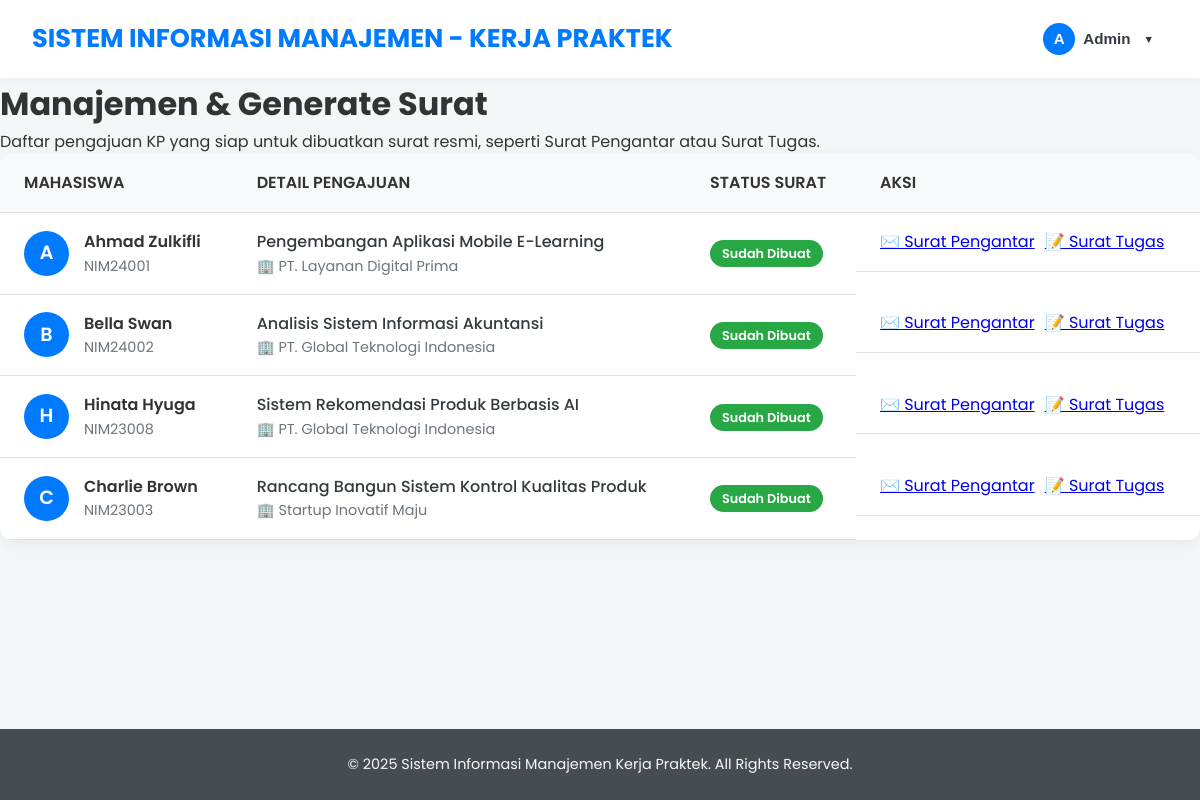
The app's page /admin_prodi/surat_generate_list.php (signed in) with its own data.
### tables this page shows
CREATE TABLE `pengajuan_kp` (
  `id_pengajuan` int NOT NULL,
  `nim` varchar(15) NOT NULL,
  `id_perusahaan` int DEFAULT NULL,
  `judul_kp` varchar(255) DEFAULT NULL,
  `deskripsi_kp` text,
  `tanggal_pengajuan` date NOT NULL,
  `tanggal_mulai_rencana` date DEFAULT NULL,
  `tanggal_selesai_rencana` date DEFAULT NULL,
  `status_pengajuan` enum('draft','diajukan_mahasiswa','diverifikasi_dospem','disetujui_dospem','ditolak_dospem','menunggu_konfirmasi_perusahaan','diterima_perusahaan','ditolak_perusahaan','penentuan_dospem_kp','kp_berjalan','selesai_pelaksanaan','laporan_disetujui','selesai_dinilai','dibatalkan') DEFAULT 'draft',
  `nip_dosen_pembimbing_kp` varchar(20) DEFAULT NULL,
  `catatan_admin` text,
  `catatan_dosen` text,
  `surat_pengantar_path` varchar(255) DEFAULT NULL,
  `surat_balasan_perusahaan_path` varchar(255) DEFAULT NULL,
  `created_at` timestamp NOT NULL DEFAULT CURRENT_TIMESTAMP,
  `updated_at` timestamp NOT NULL DEFAULT CURRENT_TIMESTAMP ON UPDATE CURRENT_TIMESTAMP
);

CREATE TABLE `mahasiswa` (
  `nim` varchar(15) NOT NULL,
  `password` varchar(100) NOT NULL,
  `nama` varchar(100) NOT NULL,
  `email` varchar(100) NOT NULL,
  `no_hp` varchar(20) DEFAULT NULL,
  `prodi` varchar(50) DEFAULT NULL,
  `angkatan` int DEFAULT NULL,
  `ipk` decimal(3,2) DEFAULT '0.00',
  `sks_lulus` int DEFAULT '0',
  `status_akun` enum('pending_verification','active','suspended') DEFAULT 'pending_verification',
  `created_at` timestamp NOT NULL DEFAULT CURRENT_TIMESTAMP,
  `updated_at` timestamp NOT NULL DEFAULT CURRENT_TIMESTAMP ON UPDATE CURRENT_TIMESTAMP
);

CREATE TABLE `perusahaan` (
  `id_perusahaan` int NOT NULL,
  `email_perusahaan` varchar(100) NOT NULL,
  `password_perusahaan` varchar(100) NOT NULL,
  `nama_perusahaan` varchar(100) NOT NULL,
  `alamat` text,
  `bidang` varchar(100) DEFAULT NULL,
  `kontak_person_nama` varchar(100) DEFAULT NULL,
  `kontak_person_email` varchar(100) DEFAULT NULL,
  `kontak_person_no_hp` varchar(20) DEFAULT NULL,
  `status_akun` enum('pending_approval','active','inactive') DEFAULT 'pending_approval',
  `created_at` timestamp NOT NULL DEFAULT CURRENT_TIMESTAMP,
  `updated_at` timestamp NOT NULL DEFAULT CURRENT_TIMESTAMP ON UPDATE CURRENT_TIMESTAMP
);

### admin_prodi/surat_generate_list.php (the view, shortened to what this page needs)
<?php
require_once '../config/db_connect.php';
$list_pengajuan_siap_surat = [];
$error_db = '';
if ($conn) {
    $status_siap_surat = ['disetujui_dospem', 'diterima_perusahaan', 'kp_berjalan'];
    $status_placeholders = implode(',', array_fill(0, count($status_siap_surat), '?'));
    $sql = "SELECT pk.id_pengajuan, m.nim, m.nama AS nama_mahasiswa, pk.judul_kp, pr.nama_perusahaan, pk.surat_pengantar_path
            FROM pengajuan_kp pk
            JOIN mahasiswa m ON pk.nim = m.nim
            LEFT JOIN perusahaan pr ON pk.id_perusahaan = pr.id_perusahaan
            WHERE pk.status_pengajuan IN ($status_placeholders)
            ORDER BY pk.updated_at ASC";
    $stmt = $conn->prepare($sql);
    if ($stmt) {
        $stmt->bind_param(str_repeat('s', count($status_siap_surat)), ...$status_siap_surat);
        $stmt->execute();
        $result = $stmt->get_result();
        while ($row = $result->fetch_assoc()) {
            $list_pengajuan_siap_surat[] = $row;
        }
    } else {
        $error_db = "Gagal menyiapkan query: " . $conn->error;
    }
} else {
    $error_db = "Koneksi database gagal.";
}
$page_title = "Manajemen & Generate Surat";
require_once '../includes/header.php';
?>
<div class="main-content-full">
    <div class="list-container">
        <div class="list-header">
            <h1><?php echo htmlspecialchars($page_title); ?></h1>
            <p>Daftar pengajuan KP yang siap untuk dibuatkan surat resmi, seperti Surat Pengantar atau Surat Tugas.</p>
        </div>
        <?php if (empty($list_pengajuan_siap_surat) && empty($error_db)): ?>
            <div class="message info">
                <h4>Tidak Ada Antrian Surat</h4>
                <p>Saat ini tidak ada pengajuan KP yang memerlukan pembuatan surat resmi.</p>
            </div>
        <?php else: ?>
            <div class="table-responsive">
                <table class="data-table">
                    <thead>
                        <tr>
                            <th>Mahasiswa</th>
                            <th>Detail Pengajuan</th>
                            <th>Status Surat</th>
                            <th>Aksi</th>
                        </tr>
                    </thead>
                    <tbody>
                        <?php foreach ($list_pengajuan_siap_surat as $pengajuan): ?>
                            <tr>
                                <td>
                                    <div class="mahasiswa-info">
                                        <div class="mahasiswa-avatar"><?php echo strtoupper(substr($pengajuan['nama_mahasiswa'], 0, 1)); ?></div>
                                        <div>
                                            <div class="mahasiswa-nama"><?php echo htmlspecialchars($pengajuan['nama_mahasiswa']); ?></div>
                                            <div class="mahasiswa-nim"><?php echo htmlspecialchars($pengajuan['nim']); ?></div>
                                        </div>
                                    </div>
                                </td>
                                <td>
                                    <div class="judul-kp-text"><?php echo htmlspecialchars($pengajuan['judul_kp']); ?></div>
                                    <div class="perusahaan-text">🏢 <?php echo htmlspecialchars($pengajuan['nama_perusahaan'] ?? 'N/A'); ?></div>
                                </td>
                                <td>
                                    <?php if (empty($pengajuan['surat_pengantar_path'])): ?>
                                        <span class="status-badge status-belum-dibuat">Belum Dibuat</span>
                                    <?php else: ?>
                                        <span class="status-badge status-sudah-dibuat">Sudah Dibuat</span>
                                    <?php endif; ?>
                                </td>
                                <td class="actions-cell">
                                    <a href="surat_generate.php?tipe=pengantar&id_pengajuan=<?php echo $pengajuan['id_pengajuan']; ?>" class="btn btn-primary btn-sm" target="_blank">
                                        ✉️ Surat Pengantar
                                    </a>
                                     <a href="surat_generate.php?tipe=tugas&id_pengajuan=<?php echo $pengajuan['id_pengajuan']; ?>" class="btn btn-secondary btn-sm" target="_blank">
                                        📝 Surat Tugas
                                    </a>
                                </td>
                            </tr>
                        <?php endforeach; ?>
                    </tbody>
                </table>
            </div>
        <?php endif; ?>
    </div>
</div>
<?php
require_once '../includes/footer.php';
?>

### includes/header.php (style rules this page uses)
:root { --primary-color: #007BFF; --primary-hover: #0056b3; --secondary-color: #6c757d; --dark-color: #343a40; --light-color: #f8f9fa; --background-color: #f4f7f9; --text-color: #333; --border-color: #dee2e6; --card-shadow: 0 4px 15px rgba(0,0,0,0.06); --border-radius: 12px; }
* { box-sizing: border-box; }
body, h1, h2, h3, h4, h5, h6, p, ul, ol { margin: 0; padding: 0; }
body { font-family: 'Poppins', sans-serif; line-height: 1.6; background-color: var(--background-color); color: var(--text-color); display: flex; flex-direction: column; min-height: 100vh; }

### admin_prodi/surat_generate_list.php (style rules this page uses)
.table-responsive { background-color: #fff; border-radius: var(--border-radius); box-shadow: var(--card-shadow); overflow: hidden; }
.data-table { width: 100%; border-collapse: collapse; }
.data-table th, .data-table td { padding: 1rem 1.5rem; border-bottom: 1px solid var(--border-color); text-align: left; vertical-align: middle; }
.data-table th { background-color: #f8f9fa; font-weight: 600; text-transform: uppercase; }
.mahasiswa-info { display: flex; align-items: center; gap: 15px; }
.mahasiswa-avatar { width: 45px; height: 45px; border-radius: 50%; background-color: var(--primary-color); color: white; display: inline-flex; align-items: center; justify-content: center; font-size: 1.2em; font-weight: 600; flex-shrink: 0; }
.mahasiswa-nama { font-weight: 600; }
.mahasiswa-nim { font-size: 0.9em; color: #6c757d; }
.judul-kp-text { font-weight: 500; color: var(--dark-color); }
.perusahaan-text { font-size: 0.9em; color: #6c757d; }
.actions-cell { display: flex; gap: 10px; }
.status-badge { padding: 5px 12px; border-radius: 20px; font-size: 0.8em; font-weight: 600; }
.status-sudah-dibuat { background-color: #28a745; color: #fff; }

### records on screen
pengajuan_kp: nim.nama "A", nim.nama "Ahmad Zulkifli", nim.nim "NIM24001", judul_kp "Pengembangan Aplikasi Mobile E-Learning", id_perusahaan.nama_perusahaan "PT. Layanan Digital Prima", shows "Sudah Dibuat"
pengajuan_kp: nim.nama "B", nim.nama "Bella Swan", nim.nim "NIM24002", judul_kp "Analisis Sistem Informasi Akuntansi", id_perusahaan.nama_perusahaan "PT. Global Teknologi Indonesia", shows "Sudah Dibuat"
pengajuan_kp: nim.nama "H", nim.nama "Hinata Hyuga", nim.nim "NIM23008", judul_kp "Sistem Rekomendasi Produk Berbasis AI", id_perusahaan.nama_perusahaan "PT. Global Teknologi Indonesia", shows "Sudah Dibuat"
pengajuan_kp: nim.nama "C", nim.nama "Charlie Brown", nim.nim "NIM23003", judul_kp "Rancang Bangun Sistem Kontrol Kualitas Produk", id_perusahaan.nama_perusahaan "Startup Inovatif Maju", shows "Sudah Dibuat"

### other values on screen
substr($user_nama, 0, 1) "A"
explode(' ', $user_nama)[0] "Admin"
$page_title "Manajemen & Generate Surat"
